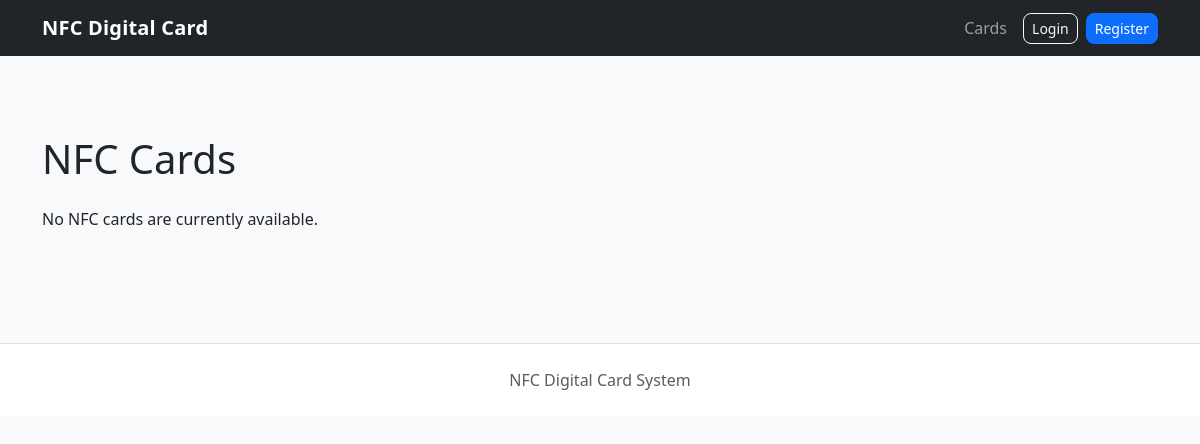
The app's page /cards/, older data.
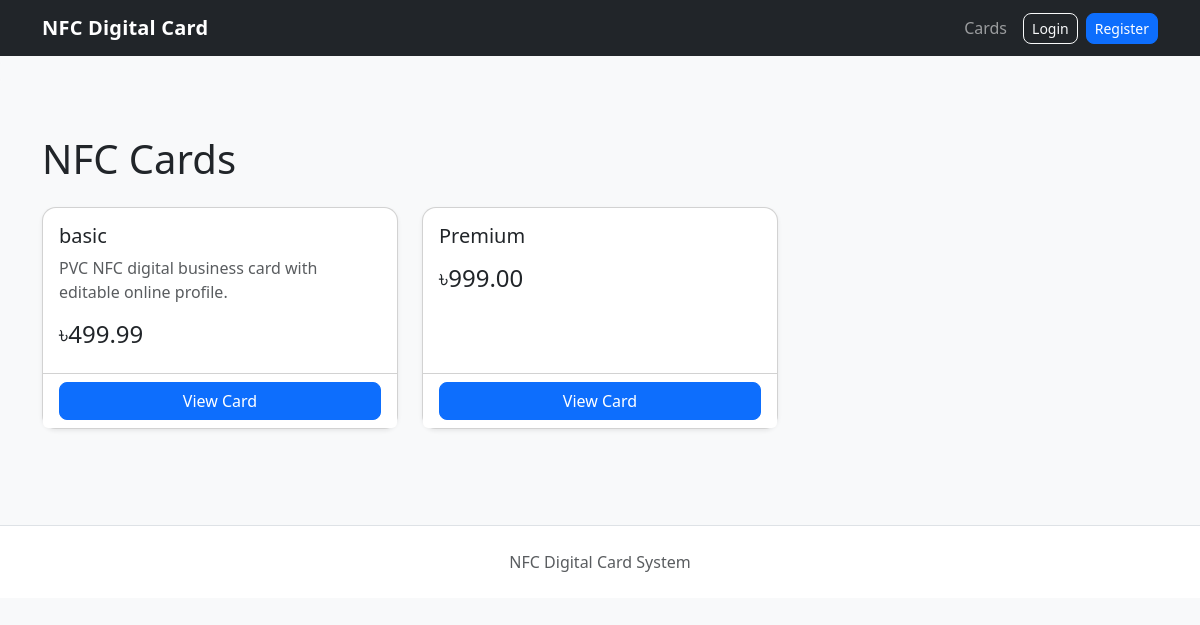
The same page, newer data.
### products/models.py (models this page shows, shortened)
class Product(models.Model):
    name = models.CharField(max_length=150)
    description = models.TextField(blank=True)
    price = models.DecimalField(
        max_digits=10,
        decimal_places=2,
    )
    image = models.ImageField(
        upload_to="products/",
        blank=True,
        null=True,
    )
    is_available = models.BooleanField(default=True)
    created_at = models.DateTimeField(auto_now_add=True)

### products/views.py (the view)
def product_list(request):
    products = Product.objects.filter(
        is_available=True,
    )
    return render(
        request,
        "products/product_list.html",
        {
            "products": products,
        },
    )

### templates/products/product_list.html (shortened to what this page needs)
{% extends "base.html" %}
{% block content %}
<h1 class="mb-4">
    NFC Cards
</h1>
<div class="row g-4">
    {% for product in products %}
        <div class="col-md-6 col-lg-4">
            <div class="card h-100 shadow-sm">
                <div class="card-body">
                    <h5>
                        {{ product.name }}
                    </h5>
                    <p class="text-muted">
                        {{ product.description|truncatewords:20 }}
                    </p>
                    <h4>
                        ৳{{ product.price }}
                    </h4>
                </div>
                <div class="card-footer bg-white">
                    <a
                        href="{% url 'product_detail' product.id %}"
                        class="btn btn-primary w-100"
                    >
                        View Card
                    </a>
                </div>
            </div>
        </div>
    {% empty %}
        <p>
            No NFC cards are currently available.
        </p>
    {% endfor %}
</div>
{% endblock %}

Row changes from the older to the newer data that the page shows:
added Product: name "basic", description "PVC NFC digital business card with editable online profile.", price "499.99"
added Product: name "Premium", price "999.00"
Text that changed along with them:
text no longer shown: "No NFC cards are currently available."
